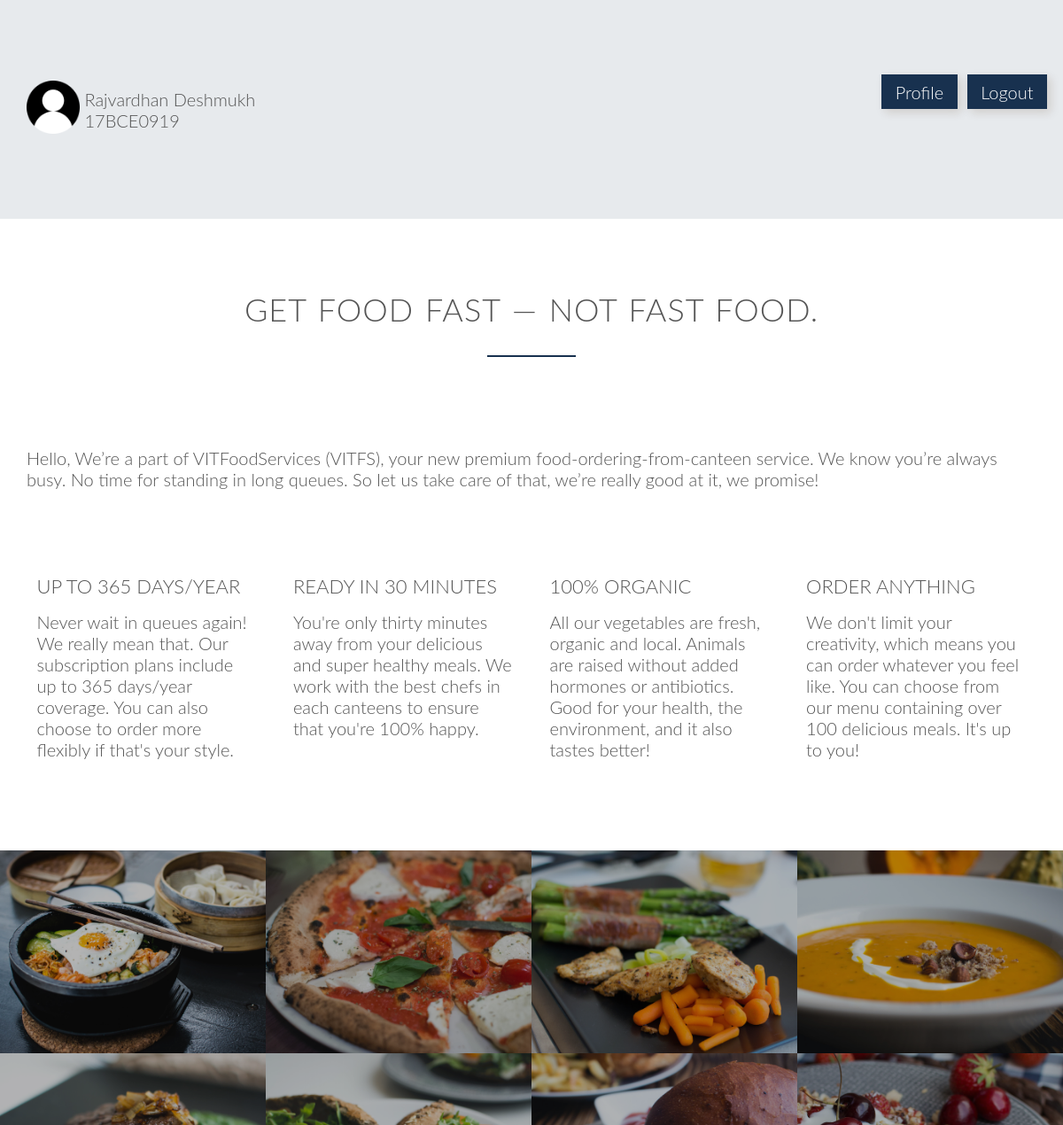
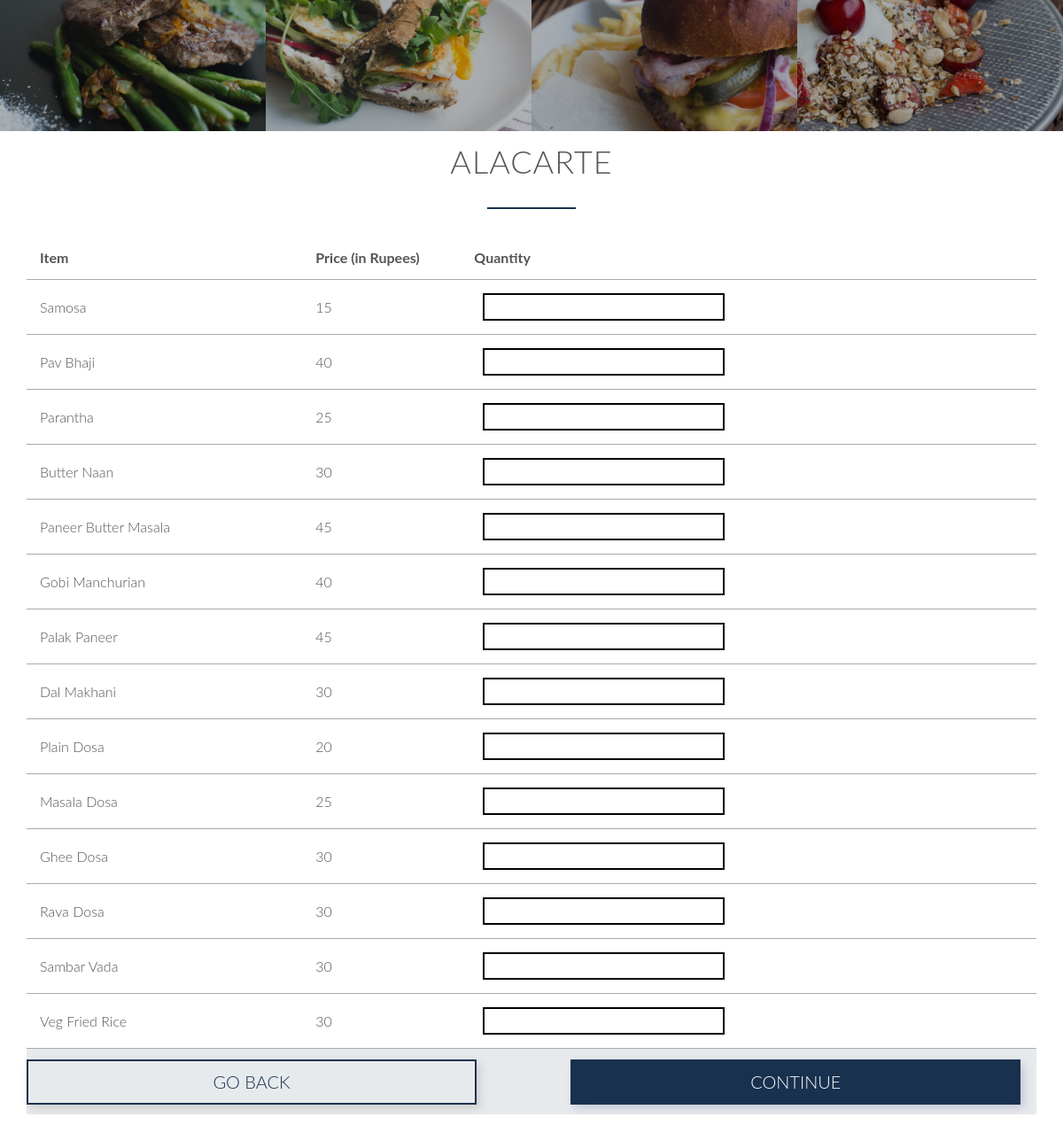
/alanac.php (signed in), run on the app's committed database (2 pictures, top to bottom).
### tables this page shows
CREATE TABLE `customer` (
  `custid` varchar(10) NOT NULL,
  `name` varchar(25) DEFAULT NULL,
  `wallet` int(11) DEFAULT NULL,
  `hblock` varchar(2) DEFAULT NULL,
  `hroom` int(11) DEFAULT NULL,
  `phone` decimal(30,0) DEFAULT NULL
);

CREATE TABLE `nacalacarte` (
  `iid` int(11) NOT NULL,
  `name` varchar(30) DEFAULT NULL,
  `price` int(11) DEFAULT NULL,
  `time` int(11) NOT NULL
);

### alanac.php (the view, shortened to what this page needs)
<!DOCTYPE html>
<?php
    include('sessioncust.php');
    $uname = $_SESSION['login_user'];
    $sql = "SELECT * from customer where custid='$uname'";
    $result = mysqli_query($db,$sql);
    $row = mysqli_fetch_array($result,MYSQLI_ASSOC);
?>
<html>
    <head>
        <link rel="stylesheet" type="text/css" href="css/style.css">
        <link rel="stylesheet" type="text/css" href="css/grid.css">
    </head>
    <body>
        <section class="section-plans">
            <div class="row">
                <div class="col span-10-of-12">
                    <img src="images/person.png" style="border-radius: 20%; width: 5vw;">
                    <div style="display: inline-block; vertical-align: super"><?php echo $row['name']?><br><?php echo $row['custid']?></div>
                </div>
                <div class="col span-1-of-12"><a style="text-decoration: none; background-color: #18314f; padding: 10% 20%; color: white; vertical-align: text-bottom; margin-top: 20%; margin-bottom: 20%; box-shadow: 4px 4px 10px rgba(72, 39, 10, 0.15)" href="profile.php">Profile</a></div>
                <div class="col span-1-of-12"><a style="text-decoration: none; background-color: #18314f; padding: 10% 20%; color: white; vertical-align: text-bottom; margin-top: 20%; margin-bottom: 20%; box-shadow: 4px 4px 10px rgba(72, 39, 10, 0.15)" href="index.php">Logout</a></div>
            </div>
        </section>
        <section class="section-features">
			<div class="row">
				<h2>Get food fast &mdash; not fast food.</h2>
            <br><br><br>
				<p class="long-feat">
					Hello, We’re a part of VITFoodServices (VITFS), your new premium food-ordering-from-canteen service. We know you’re always busy. No time for standing in long queues. So let us take care of that, we’re really good at it, we promise!
				</p>
			</div>
            <br><br><br>
			<div class="row">
				<div class="col span-1-of-4 box">
					<h3>Up to 365 days/year</h3>
					<p>
						Never wait in queues again! We really mean that. Our subscription plans include up to 365 days/year coverage. You can also choose to order more flexibly if that's your style.
					</p>
				</div>
				<div class="col span-1-of-4 box">
					<h3>Ready in 30 minutes</h3>
					<p>
						You're only thirty minutes away from your delicious and super healthy meals. We work with the best chefs in each canteens to ensure that you're 100% happy.
					</p>
				</div>
				<div class="col span-1-of-4 box">
					<h3>100% organic</h3>
					<p>
						All our vegetables are fresh, organic and local. Animals are raised without added hormones or antibiotics. Good for your health, the environment, and it also tastes better!
					</p>
				</div>
				<div class="col span-1-of-4 box">
					<h3>Order anything</h3>
					<p>
						We don't limit your creativity, which means you can order whatever you feel like. You can choose from our menu containing over 100 delicious meals. It's up to you!
					</p>
				</div>
			</div>
		</section>
        <section class="section-meals">
			<ul class="meals-show clearfix">
				<li>
					<figure class="meal-photo">
						<img src="images/1.jpg" alt="Korean bibimbap with egg and vegetables">
					</figure>
				</li>
				<li>
					<figure class="meal-photo">
						<img src="images/2.jpg" alt="Simple italian pizza with cherry tomatoes">
					</figure>
				</li>
				<li>
					<figure class="meal-photo">
						<img src="images/3.jpg" alt="Chicken breast steak with vegetables">
					</figure>
				</li>
				<li>
					<figure class="meal-photo">
						<img src="images/4.jpg" alt="Autumn pumpkin soup">
					</figure>
				</li>
			</ul>
			<ul class="meals-show clearfix">
				<li>
					<figure class="meal-photo">
						<img src="images/5.jpg" alt="Paleo beef steak with vegetables">
					</figure>
				</li>
				<li>
					<figure class="meal-photo">
						<img src="images/6.jpg" alt="Healthy baguette with egg and vegetables">
					</figure>
				</li>
				<li>
					<figure class="meal-photo">
						<img src="images/7.jpg" alt="Burger with cheddar and bacon">
					</figure>
				</li>
				<li>
					<figure class="meal-photo">
						<img src="images/8.jpg" alt="Granola with cherries and strawberries">
					</figure>
				</li>
			</ul>
		</section>
        <section class="section-cant">
            <div class="row">
                <h2>ALAcarte</h2>
            </div>
            <div class="row">
                <form method="post" id="sjt" name="sjt" action="<?php $_PHP_SELF ?>">
                <table>
                    <tr>
                        <td width=150><strong>Item</strong></td>
                        <td width=15><strong>Price (in Rupees)</strong></td>
                        <td width=15><strong>Quantity</strong></td>
                    </tr>
                    <?php
                        $ala = "SELECT * from nacalacarte";
                        $res = mysqli_query($db,$ala);
                        while($item = mysqli_fetch_array($res, MYSQLI_ASSOC)){
                            echo "<tr><td>".$item['name']."</td><td>".$item['price']."</td><td align=\"center\"><input type=\"numeric\" class=\"btnsmall\" id=\"".$item['iid']."\" name =\"".$item['iid']."\"></td>";
                        }
                    ?>
                </table>
                <div class="section-plans">
                <div class="row">
                <a style="text-decoration: none; color:#18314f;" href="homepage.php">
                    <div class="col span-5-of-11" style="box-shadow: 4px 4px 10px rgba(72, 39, 10, 0.15); text-align: center; padding: 1%;border: 2px solid #18314f;font-family: 'Lato','Arial', sans-serif;font-weight: 300;font-size: 20px;">
                        GO BACK
                    </div>
                </a>
                <div class="col"> &nbsp;&nbsp;&nbsp;&nbsp;&nbsp;&nbsp;&nbsp;&nbsp;&nbsp;&nbsp;&nbsp;&nbsp;&nbsp;&nbsp;&nbsp;&nbsp;</div>
                    <button class="col span-5-of-11" style="box-shadow: 4px 4px 10px rgba(12, 10, 72, 0.15); text-align: center; padding: 1%;border: 2px solid #18314f;background-color: #18314f; color: white; font-family: 'Lato','Arial', sans-serif;font-weight: 300;font-size: 20px;" type="submit" id="Submit" name="Submit" for="sjt">
                        CONTINUE
                    </button>
                </div>
                </div>
                </form>
            </div>
        </section>
   </body>
</html>

### css/style.css (style rules this page uses)
* { margin:0; padding: 0; -webkit-box-sizing: border-box; box-sizing: border-box; }
html, body { background-color: #fff; color: #555; font-family: 'Lato','Arial', sans-serif; font-weight: 300; font-size: 20px; text-rendering: optimizeLegibility; overflow-x: hidden; }
.clearfix { zoom: 1 }
.clearfix:after { content: '.'; clear: both; display: block; height: 0; visibility: hidden; }
.row { max-width: 1140px; margin: 0 auto; }
section { padding: 80px 0px; }
.box { padding:1%; }
h1, h2, h3 { font-weight: 300; text-transform: uppercase; }
h2 { font-size: 180%; word-spacing: 2px; text-align: center; margin-bottom: 30px; letter-spacing: 1px; }
h3 { font-size: 110%; margin-bottom: 15px; }
h2:after { display: block; height: 2px; background-color: #18314f; content: " "; width: 100px; margin: 0 auto; margin-top: 30px; }
.btnsmall { background-color: inherit; color: #000; text-decoration: none; font-size: 20px; border: 2px solid #000; margin-left: 10px; display: inline-block; padding: 2px; }
table { border:none; width: 100%; border-collapse: collapse; }
th, td { padding: 15px; text-align: left; vertical-align: middle; border: none; border-bottom: 1px solid #aaaaaa; }
.section-meals { padding: 0; }
.meals-show { list-style: none; width: 100%; }
.meals-show li { display: block; float: left; width:25%; }
.meal-photo { width:100%; margin: 0; overflow: hidden; background-color: #000; }
.meal-photo img { width: 100%; height: auto; -webkit-transform: scale(1.15); transform: scale(1.15); -webkit-transition: opacity 0.5s, -webkit-transform 0.5s; transition: opacity 0.5s, -webkit-transform 0.5s; transition: transform 0.5s, opacity 0.5s; transition: transform 0.5s, opacity 0.5s, -webkit-transform 0.5s; opacity: 0.7; }
.section-cant { padding: 1%; }
.section-plans { background-color: rgba(24, 49, 79, 0.1); }
form { font-size: 80%; }

### css/grid.css (style rules this page uses)
.row { zoom: 1; }
.row:before, .row:after { content:""; display:table; }
.row:after { clear:both; }
.col { display: block; float:left; margin: 1% 0 1% 1.6%; }
.col:first-child { margin-left: 0; }
.span-1-of-4 { width: 23.8%; }
.span-5-of-11 { width: 44.58%; }
.span-10-of-12 { width: 83.06%; }
.span-1-of-12 { width: 6.86%; }

### data on the page
customer: name "Rajvardhan Deshmukh", custid "17BCE0919"
nacalacarte: name "Samosa", price "15"
nacalacarte: name "Pav Bhaji", price "40"
nacalacarte: name "Parantha", price "25"
nacalacarte: name "Butter Naan", price "30"
nacalacarte: name "Paneer Butter Masala", price "45"
nacalacarte: name "Gobi Manchurian", price "40"
nacalacarte: name "Palak Paneer", price "45"
nacalacarte: name "Dal Makhani", price "30"
nacalacarte: name "Plain Dosa", price "20"
nacalacarte: name "Masala Dosa", price "25"
nacalacarte: name "Ghee Dosa", price "30"
nacalacarte: name "Rava Dosa", price "30"
nacalacarte: name "Sambar Vada", price "30"
nacalacarte: name "Veg Fried Rice", price "30"
